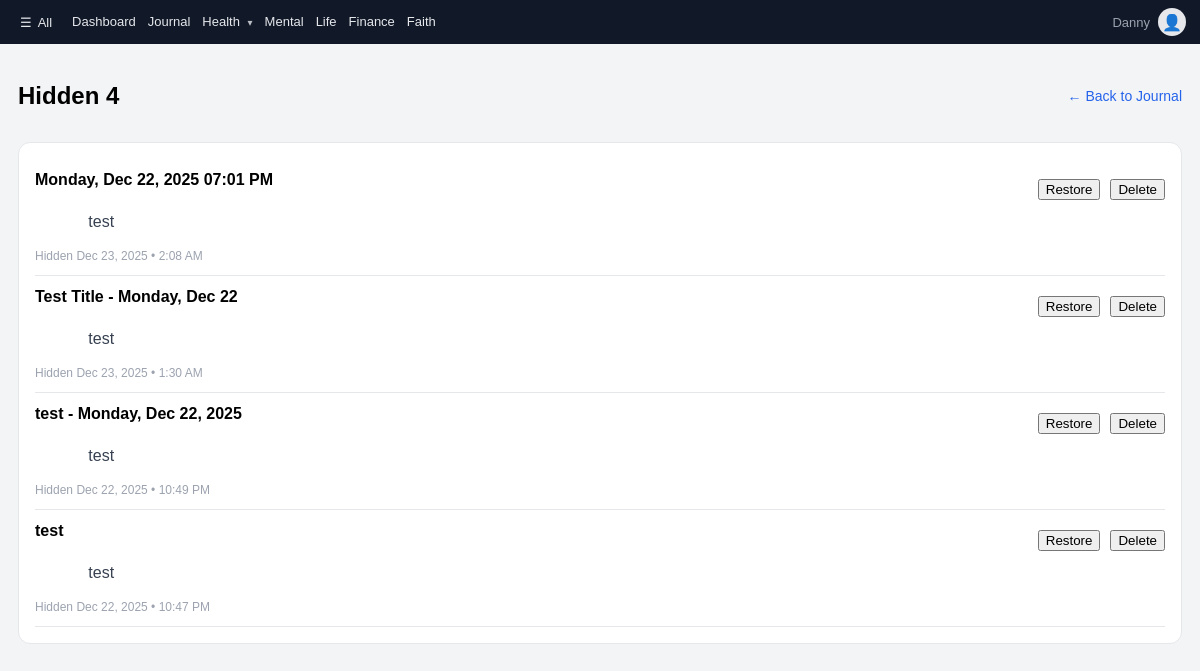
The page /journal/trash/ (signed in) on the database its author committed.
### core/models.py (models this page shows, shortened)
class UserProfile(models.Model):
    user = models.OneToOneField(
        settings.AUTH_USER_MODEL,
        on_delete=models.CASCADE,
        related_name="profile"
    )
    display_name = models.CharField(
        max_length=100,
        blank=True,
        help_text="Name shown throughout the app (falls back to full name or username)"
    )
    timezone = models.CharField(
        max_length=50,
        default="UTC",
        help_text="IANA time zone, e.g. America/New_York"
    )
    created_at = models.DateTimeField(auto_now_add=True)
    updated_at = models.DateTimeField(auto_now=True)
    def get_display_name(self):
        if self.display_name:
            return self.display_name
        full_name = self.user.get_full_name()
        if full_name:
            return full_name
        return self.user.username

### apps/journal/models.py (models this page shows, shortened)
class JournalEntry(models.Model):
    user = models.ForeignKey(
        settings.AUTH_USER_MODEL,
        on_delete=models.CASCADE,
        related_name="journal_entries"
    )
    title = models.CharField(
        max_length=255,
        default=default_title,
        blank=True,
    )
    body = models.TextField()
    entry_date = models.DateTimeField(default=timezone.now)
    created_at = models.DateTimeField(auto_now_add=True)
    deleted_at = models.DateTimeField(null=True, blank=True)
    class Meta:
        ordering = ["-entry_date"]

### apps/journal/views.py (the view)
# urls.py: path("trash/", views.journal_trash, name="trash"),
@login_required
def journal_trash(request):
    entries = JournalEntry.objects.filter(
        user=request.user,
        deleted_at__isnull=False
    ).order_by("-deleted_at")
    return render(
        request,
        "journal/journal_trash.html",
        {
            "entries": entries,
        }
    )

### apps/journal/templates/journal/journal_trash.html (shortened to what this page needs)
{% extends "base.html" %}
{% load static %}
{% block content %}
<div class="journal-header">
  <h2 class="page-title">
    Hidden
    <span class="count-badge">{{ entries|length }}</span>
  </h2>
  <div class="journal-controls">
    <a href="{% url 'journal:list' %}" class="journal-back-link">
      ← Back to Journal
    </a>
  </div>
</div>
<div class="card">
{% if entries %}
  {% for entry in entries %}
    <div class="journal-entry">
      <div class="entry-header">
        <div>
          <strong>{{ entry.title }}</strong>
          <div class="entry-preview">
            {{ entry.body }}
          </div>
          <div class="muted" style="font-size:12px;">
            Hidden {{ entry.deleted_at|date:"M d, Y • g:i A" }}
          </div>
        </div>
        <div class="entry-actions">
          <form method="post" action="{% url 'journal:restore' entry.id %}">
            <button class="restore-btn">Restore</button>
          </form>
          <form method="post"
                action="{% url 'journal:hard_delete' entry.id %}"
                onsubmit="return confirm('Permanently delete this entry?');">
            <button class="delete-btn danger">Delete</button>
          </form>
        </div>
      </div>
    </div>
  {% endfor %}
{% else %}
  <p class="muted">No hidden entries.</p>
{% endif %}
</div>
{% endblock %}

### wlj/templates/base.html (shortened to what this page needs)
{% load static %}
<!doctype html>
<html lang="en">
<head>
  <link rel="stylesheet" href="{% static 'css/base.css' %}">
  <link rel="stylesheet" href="{% static 'css/profile.css' %}">
  <link rel="stylesheet" href="{% static 'css/journal.css' %}">
</head>
<body>
<div class="layout">
  <main class="content">
    <div class="top-nav">
      <div class="top-nav-left">
        <button class="hamburger" aria-label="All" data-hamburger>
          ☰ <span class="hamburger-label">All</span>
        </button>
        <nav class="top-links">
          <a href="{% url 'core:dashboard' %}">Dashboard</a>
          <a href="{% url 'journal:list' %}" data-module="journaling">Journal</a>
          <div class="top-nav-parent" data-module="health">
            <a href="/health/" class="top-nav-parent-link" data-health-top-toggle>
              Health <span class="chevron">▾</span>
            </a>
          </div>
          <a href="/mental/" data-module="mental">Mental</a>
          <a href="/life/" data-module="life">Life</a>
          <a href="/finance/" data-module="finance">Finance</a>
          <a href="/faith/" data-module="faith">Faith</a>
        </nav>
      </div>
      <div class="top-nav-right">
        {% if request.user.is_authenticated %}
        <div class="profile-trigger" onclick="openProfileModal()">
          <div class="muted">{{ request.user.profile.get_display_name }}</div>
          <div class="avatar">👤</div>
        </div>
        {% else %}
        <a href="{% url 'login' %}" class="login-link">Login</a>
        {% endif %}
      </div>
    </div>
    <div class="page">
      {% block content %}{% endblock %}
    </div>
  </main>
</div>
</body>
</html>

### static/css/base.css (style rules this page uses)
*, *::before, *::after { box-sizing: border-box; }
body { margin: 0; padding: 0; font-family: Arial, sans-serif; background: #f3f4f6; }
.layout { display: block; min-height: 100vh; }
.content { width: 100%; display: flex; flex-direction: column; }
.page { padding: 18px; }
.top-nav { display: flex; align-items: center; justify-content: space-between; background: #111827; color: #ffffff; padding: 6px 14px; min-height: 44px; z-index: 50; }
.top-nav-left { display: flex; align-items: center; gap: 14px; }
.hamburger { background: transparent; border: none; color: #e5e7eb; font-size: 13px; font-weight: 500; font-family: inherit; cursor: pointer; display: flex; align-items: center; gap: 6px; padding: 4px 6px; }
.hamburger-label { font-size: 13px; }
.top-links { display: flex; align-items: center; }
.top-links a { color: #e5e7eb; text-decoration: none; margin-right: 12px; font-size: 13px; padding-bottom: 2px; }
.top-nav-parent { position: relative; display: inline-flex; align-items: center; }
.top-nav-parent-link { color: #e5e7eb; text-decoration: none; font-size: 13px; cursor: pointer; }
.top-nav-parent-link .chevron { font-size: 10px; margin-left: 4px; opacity: 0.8; }
.profile-trigger { display: flex; align-items: center; gap: 8px; cursor: pointer; }
.avatar { width: 28px; height: 28px; border-radius: 50%; background: #e5e7eb; display: flex; align-items: center; justify-content: center; font-size: 16px; }
.card { background: #ffffff; border: 1px solid #e5e7eb; border-radius: 12px; padding: 16px; }
.muted { color: #9ca3af; font-size: 13px; }

### static/css/journal.css (style rules this page uses)
.journal-header { display: flex; justify-content: space-between; align-items: center; margin-bottom: 12px; }
.journal-controls { display: flex; gap: 16px; align-items: center; }
.journal-trash-link, .journal-back-link { font-size: 14px; color: #2563eb; text-decoration: none; }
.journal-entry { border-bottom: 1px solid #e5e7eb; padding: 12px 0; }
.entry-header { display: flex; justify-content: space-between; align-items: flex-start; gap: 12px; }
.entry-preview { margin-top: 6px; display: -webkit-box; -webkit-line-clamp: 4; -webkit-box-orient: vertical; overflow: hidden; white-space: pre-wrap; word-break: break-word; color: #374151; }
.entry-actions { display: flex; gap: 10px; align-items: center; margin-top: 8px; }

### rows shown on the page
JournalEntry: title "Monday, Dec 22, 2025 07:01 PM", body "test", deleted_at "Dec 23, 2025 • 2:08 AM"
JournalEntry: title "Test Title - Monday, Dec 22", body "test", deleted_at "Dec 23, 2025 • 1:30 AM"
JournalEntry: title "test - Monday, Dec 22, 2025", body "test", deleted_at "Dec 22, 2025 • 10:49 PM"
JournalEntry: title "test", body "test", deleted_at "Dec 22, 2025 • 10:47 PM"

### other values the page prints
{{ request.user.profile.get_display_name }} "Danny"
{{ entries|length }} "4"
